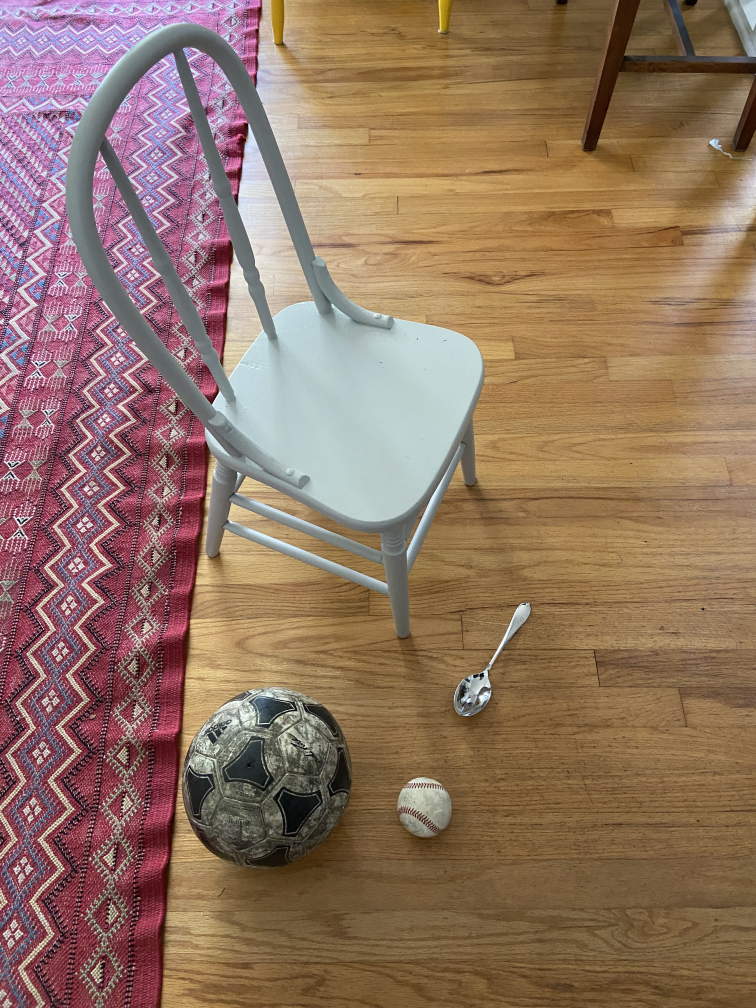
#> input picture examples/test.jpg, 3024 x 4032 px (shown at 1/4 size)
$ jupyter execute --allow-errors 2_Test_Endpoint.ipynb   (shell and % lines are left out)
#> lines starting #> are read from the running program, lines starting #| are printed output that depends on the picture
# Using this Notebook to test the Amazon SageMaker Endpoint
---

## Importing Libraries:

[cell 1]
import matplotlib.pyplot as plt
import numpy as np
import cv2
import json
import boto3, botocore

[cell 2]
def prep_image(img_path):
#> called with img_path = '../examples/test.jpg'
    img = cv2.imread(img_path)
#> img is the input picture: shape (4032, 3024, 3); mean B, G, R 97.5, 116.2, 145.5
    img = cv2.cvtColor(img, cv2.COLOR_BGR2RGB)
    height,width = img.shape[0], img.shape[1]
#> height = 4032; width = 3024

    top_pad = bot_pad = height % 640 // 2
#> top_pad = 96; bot_pad = 96
    left_pad = right_pad = width % 640 // 2
#> left_pad = 232; right_pad = 232

    img_padded = cv2.copyMakeBorder(img, top_pad, bot_pad, left_pad, right_pad, cv2.BORDER_CONSTANT, value=[114,114,114])
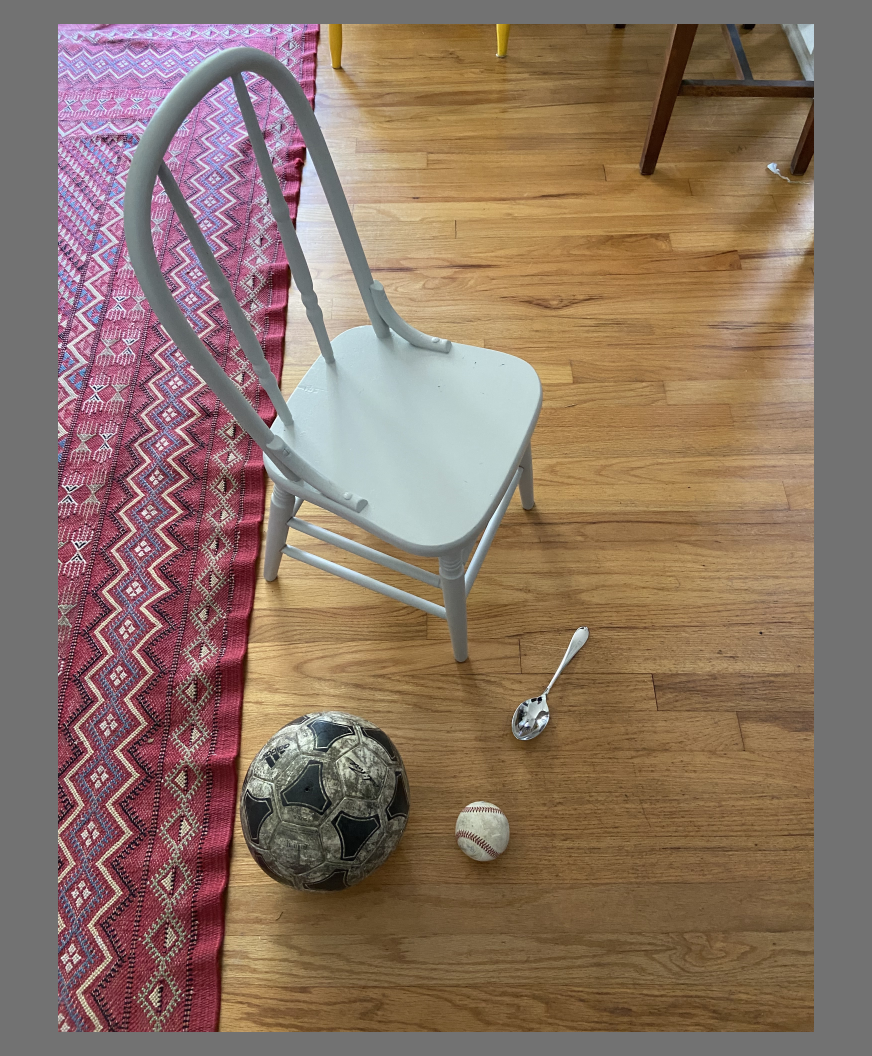
#> img_padded: shape (4224, 3488, 3) (shown at 1/4 size); mean R, G, B 140.1, 115.8, 100.3
    img_padded_and_resized = cv2.resize(img_padded,(640,640))
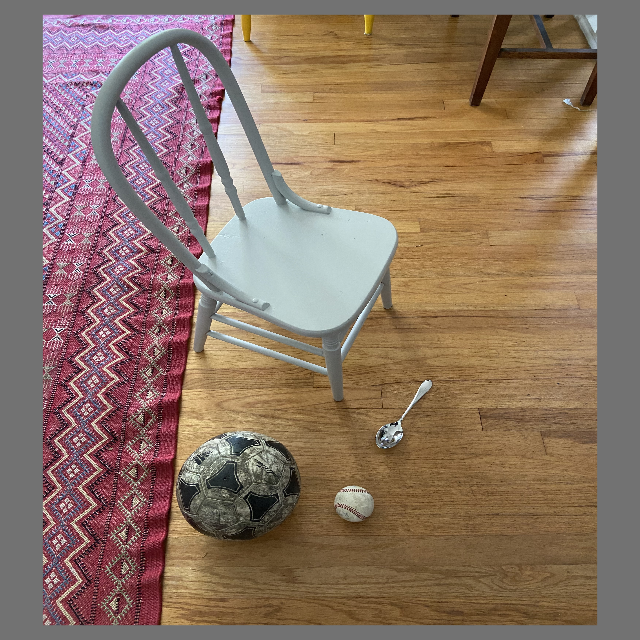
#> img_padded_and_resized: shape (640, 640, 3); mean R, G, B 140, 115.8, 100.3
    #calculate border padding

    #img = cv2.resize(img, (4032,3040))

    #plt.imshow(img_padded_and_resized)
    return img_padded_and_resized

[cell 3]
img = prep_image('../examples/test.jpg')

[cell 4]
plt.figure(figsize=(10,10))
plt.imshow(img)
plt.axis('off')

#> (a cell that did not finish here is left out)

[cell 6]
data = np.array(img.astype(np.float16)/255.)
payload = json.dumps([data.tolist()])

#> (the rest of this cell did not finish here and is left out)
